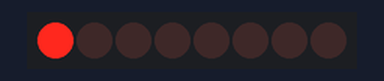
The sketch below on a simulated Arduino Uno, built with avr-gcc and run on an emulated ATmega328P. Parts: 8 shift-register outputs drawn as a row of LEDs (first output left, lit = HIGH). Wiring (inferred from the names in the program): shift register (74HC595): data pin 11; shift clock pin 9; latch pin 12. Wiring (inferred from the signals the program sends): row of LEDs: on Q0, Q1, Q2, Q3, Q4, Q5, Q6, Q7.

Above: at 0.18 s.
At 5.1 s:
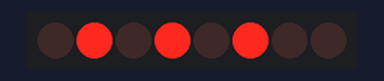
At 10.02 s:
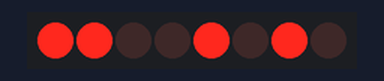
At 19.99 s:
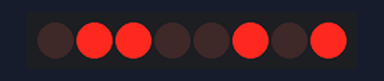
At 29.96 s:
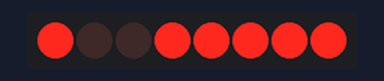
At 39.89 s:
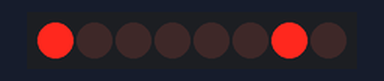
Timing chart, 0 to 40.0 s (numbered marks = the images above):
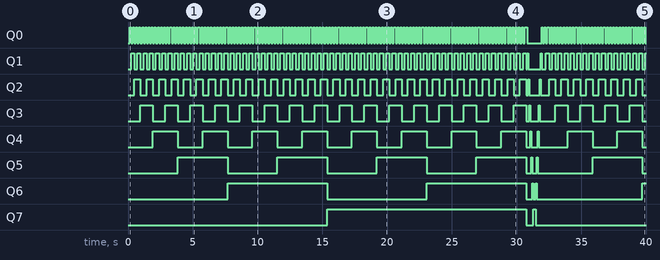

Measured:
- by itself, Q0: goes 127 × (HIGH 0.12 s, LOW 0.12 s), HIGH 0.20 s, LOW 1.1 s, HIGH 0.08 s, 33 × (LOW 0.12 s, HIGH 0.12 s), then LOW
- by itself, Q1: LOW → HIGH at 0.24 s, → LOW 0.24 s later, → HIGH 0.24 s later, → LOW 0.24 s later, … (165 changes in this stretch)
- by itself, Q2: LOW → HIGH at 0.48 s, → LOW 0.48 s later, → HIGH 0.48 s later, → LOW 0.48 s later, … (84 changes in this stretch)
- by itself, Q3: LOW → HIGH at 0.96 s, → LOW 0.96 s later, → HIGH 0.96 s later, → LOW 0.96 s later, … (44 changes in this stretch)
- by itself, Q4: LOW → HIGH at 1.9 s, → LOW 1.9 s later, → HIGH 1.9 s later, → LOW 1.9 s later, … (24 changes in this stretch)
- by itself, Q5: LOW → HIGH at 3.8 s, → LOW 3.8 s later, → HIGH 3.8 s later, → LOW 3.8 s later, … (14 changes in this stretch)
- by itself, Q6: LOW → HIGH at 7.7 s, → LOW 7.7 s later, → HIGH 7.7 s later, → LOW 7.7 s later, … (9 changes in this stretch)
- by itself, Q7: LOW → HIGH at 15.4 s, → LOW 15.4 s later, → HIGH 0.56 s later, → LOW 0.16 s later

The sketch:

shift_register_74hc595.ino
```cpp
// Drives eight LEDs via a 74HC595 shift register using shiftOut(); implements a binary counter and a Knight Rider chase pattern.
//
// Full tutorial: https://shillehtek.com/blogs/news/arduino-74hc595-drive-8-leds-3-pins
// Parts used: https://shillehtek.com/products/arduino-uno-r3-starter-kit
//             https://shillehtek.com/products/820pcs-1-4w-1-41-kinds-each-value-20pcs-metal-film-resistors-kit-plastic-box
//             https://shillehtek.com/products/shillehtek-830-point-breadboard-for-arduino-raspberry-pi-esp32-and-other-microcontrollers
// More examples: https://github.com/shillehbean/shillehtek-examples
//

const int DATA  = 11;   // SER   (pin 14)
const int LATCH = 12;   // RCLK  (pin 12)
const int CLOCK = 9;    // SRCLK (pin 11)

void writeByte(byte value) {
  digitalWrite(LATCH, LOW);
  shiftOut(DATA, CLOCK, MSBFIRST, value);
  digitalWrite(LATCH, HIGH);          // all 8 outputs update at once
}

void setup() {
  pinMode(DATA, OUTPUT);
  pinMode(LATCH, OUTPUT);
  pinMode(CLOCK, OUTPUT);
}

void loop() {
  // binary counter: watch 0-255 tick across the LEDs
  for (int i = 0; i <= 255; i++) {
    writeByte(i);
    delay(120);
  }

  // knight-rider chase
  for (int i = 0; i < 8; i++)  { writeByte(1 << i); delay(80); }
  for (int i = 7; i >= 0; i--) { writeByte(1 << i); delay(80); }
}
```
